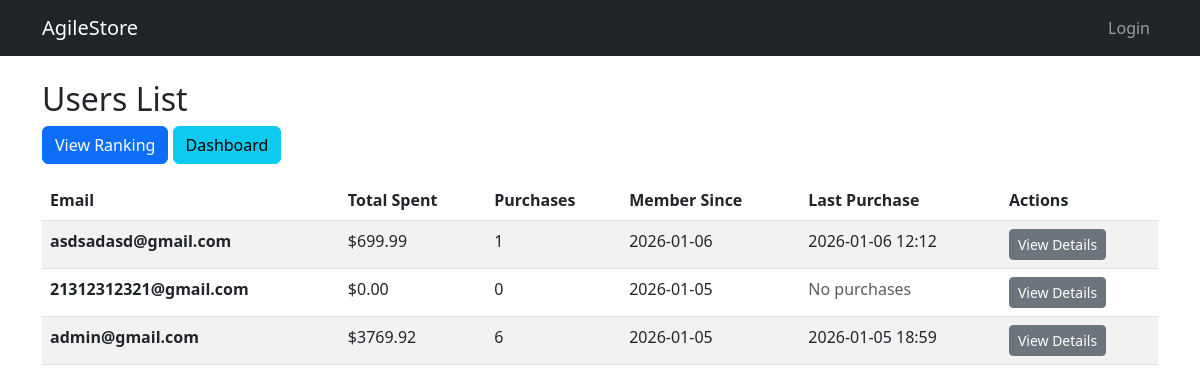
/users/, run on the app's committed database.
### accounts/models/user_login.py (models this page shows, shortened)
class UserLogin(models.Model):
    email = models.EmailField(unique=True)
    password = models.CharField(max_length=255)
    created_at = models.DateTimeField(auto_now_add=True)
    class Meta:
        db_table = 'user_logins'
        ordering = ['-created_at']

### cart/models/purchase.py (models this page shows, shortened)
class Purchase(models.Model):
    user_email = models.EmailField()
    product = models.ForeignKey(Product, on_delete=models.CASCADE)
    quantity = models.IntegerField(default=1)
    total_price = models.DecimalField(max_digits=10, decimal_places=2)
    purchase_date = models.DateTimeField(auto_now_add=True)
    class Meta:
        db_table = 'purchases'
        ordering = ['-purchase_date']

### users/views/stats.py (the view)
# urls.py: path('', user_list, name='user_list'),
def user_list(request):
    user_statistics = UserStats.get_user_statistics()
    context = {
        'user_statistics': user_statistics,
    }
    return render(request, 'users/user_list.html', context)

### users/models/user_stats.py (called while the page is built)
    @staticmethod
    def get_user_statistics():
        from accounts.models import UserLogin
        from cart.models import Purchase
        users = UserLogin.objects.all()
        user_stats = []
        for user in users:
            purchases = Purchase.objects.filter(user_email=user.email)
            total_spent = purchases.aggregate(Sum('total_price'))['total_price__sum'] or 0
            purchase_count = purchases.count()
            last_purchase = purchases.last()
            user_stats.append({
                'email': user.email,
                'total_spent': total_spent,
                'purchase_count': purchase_count,
                'created_at': user.created_at,
                'last_purchase_date': last_purchase.purchase_date if last_purchase else None,
            })
        return user_stats

### users/templates/users/user_list.html (shortened to what this page needs)
{% extends 'base.html' %}
{% block content %}
<div class="row">
    <div class="col-md-12">
        <h2>Users List</h2>
        <div class="mb-3">
            <a href="{% url 'users:ranking' %}" class="btn btn-primary">View Ranking</a>
            <a href="{% url 'users:dashboard' %}" class="btn btn-info">Dashboard</a>
        </div>
        {% if user_statistics %}
            <table class="table table-striped table-hover">
                <thead>
                    <tr>
                        <th>Email</th>
                        <th>Total Spent</th>
                        <th>Purchases</th>
                        <th>Member Since</th>
                        <th>Last Purchase</th>
                        <th>Actions</th>
                    </tr>
                </thead>
                <tbody>
                    {% for user in user_statistics %}
                    <tr>
                        <td><strong>{{ user.email }}</strong></td>
                        <td>${{ user.total_spent|floatformat:2 }}</td>
                        <td>{{ user.purchase_count }}</td>
                        <td>{{ user.created_at|date:"Y-m-d" }}</td>
                        <td>
                            {% if user.last_purchase_date %}
                                {{ user.last_purchase_date|date:"Y-m-d H:i" }}
                            {% else %}
                                <span class="text-muted">No purchases</span>
                            {% endif %}
                        </td>
                        <td>
                            <a href="{% url 'users:user_detail' user.email %}" class="btn btn-sm btn-secondary">View Details</a>
                        </td>
                    </tr>
                    {% endfor %}
                </tbody>
            </table>
        {% else %}
            <div class="alert alert-info">
                No users found.
            </div>
        {% endif %}
    </div>
</div>
{% endblock %}

### data on the page
UserLogin: email "asdsadasd@gmail.com", created_at "2026-01-06"
Purchase: last_purchase_date "2026-01-06 12:12"
UserLogin: email "21312312321@gmail.com", created_at "2026-01-05"
UserLogin: email "admin@gmail.com", created_at "2026-01-05"
Purchase: last_purchase_date "2026-01-05 18:59"

### other printed values
{{ user.total_spent|floatformat:2 }} "699.99" "0.00" "3769.92"
{{ user.purchase_count }} "1" "0" "6"
